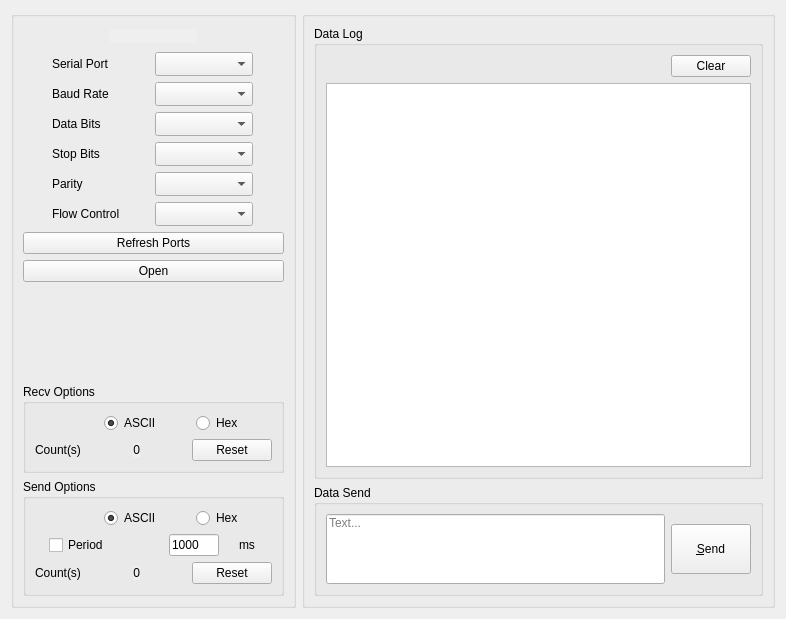
<?xml version="1.0" encoding="UTF-8"?>
<ui version="4.0">
 <class>Widget</class>
 <widget class="QWidget" name="Widget">
  <property name="geometry">
   <rect>
    <x>0</x>
    <y>0</y>
    <width>786</width>
    <height>619</height>
   </rect>
  </property>
  <property name="sizePolicy">
   <sizepolicy hsizetype="Preferred" vsizetype="Preferred">
    <horstretch>0</horstretch>
    <verstretch>0</verstretch>
   </sizepolicy>
  </property>
  <property name="minimumSize">
   <size>
    <width>786</width>
    <height>619</height>
   </size>
  </property>
  <property name="windowTitle">
   <string>Widget</string>
  </property>
  <layout class="QGridLayout" name="gridLayout_8">
   <item row="0" column="0">
    <layout class="QHBoxLayout" name="horizontalLayout_3">
     <item>
      <widget class="QGroupBox" name="groupBox_6">
       <property name="maximumSize">
        <size>
         <width>285</width>
         <height>16777215</height>
        </size>
       </property>
       <layout class="QGridLayout" name="gridLayout_7">
        <item row="0" column="0">
         <layout class="QHBoxLayout" name="horizontalLayout_18">
          <item>
           <spacer name="horizontalSpacer_3">
            <property name="orientation">
             <enum>Qt::Horizontal</enum>
            </property>
            <property name="sizeType">
             <enum>QSizePolicy::Expanding</enum>
            </property>
            <property name="sizeHint" stdset="0">
             <size>
              <width>40</width>
              <height>20</height>
             </size>
            </property>
           </spacer>
          </item>
          <item>
           <widget class="QLabel" name="currentTimeLabel">
            <property name="sizePolicy">
             <sizepolicy hsizetype="Expanding" vsizetype="Fixed">
              <horstretch>0</horstretch>
              <verstretch>0</verstretch>
             </sizepolicy>
            </property>
            <property name="layoutDirection">
             <enum>Qt::LeftToRight</enum>
            </property>
            <property name="autoFillBackground">
             <bool>true</bool>
            </property>
            <property name="text">
             <string/>
            </property>
            <property name="textFormat">
             <enum>Qt::AutoText</enum>
            </property>
            <property name="alignment">
             <set>Qt::AlignCenter</set>
            </property>
            <property name="wordWrap">
             <bool>false</bool>
            </property>
           </widget>
          </item>
          <item>
           <spacer name="horizontalSpacer">
            <property name="orientation">
             <enum>Qt::Horizontal</enum>
            </property>
            <property name="sizeHint" stdset="0">
             <size>
              <width>40</width>
              <height>20</height>
             </size>
            </property>
           </spacer>
          </item>
         </layout>
        </item>
        <item row="1" column="0">
         <layout class="QHBoxLayout" name="horizontalLayout_4">
          <property name="sizeConstraint">
           <enum>QLayout::SetFixedSize</enum>
          </property>
          <item>
           <layout class="QVBoxLayout" name="verticalLayout_5">
            <property name="sizeConstraint">
             <enum>QLayout::SetFixedSize</enum>
            </property>
            <property name="leftMargin">
             <number>0</number>
            </property>
            <property name="topMargin">
             <number>0</number>
            </property>
            <item>
             <widget class="QLabel" name="serialPortLabel">
              <property name="sizePolicy">
               <sizepolicy hsizetype="Fixed" vsizetype="Preferred">
                <horstretch>0</horstretch>
                <verstretch>0</verstretch>
               </sizepolicy>
              </property>
              <property name="text">
               <string>Serial Port</string>
              </property>
             </widget>
            </item>
            <item>
             <widget class="QLabel" name="baudrateLabel">
              <property name="sizePolicy">
               <sizepolicy hsizetype="Fixed" vsizetype="Preferred">
                <horstretch>0</horstretch>
                <verstretch>0</verstretch>
               </sizepolicy>
              </property>
              <property name="text">
               <string>Baud Rate</string>
              </property>
             </widget>
            </item>
            <item>
             <widget class="QLabel" name="databitsLabel">
              <property name="sizePolicy">
               <sizepolicy hsizetype="Fixed" vsizetype="Preferred">
                <horstretch>0</horstretch>
                <verstretch>0</verstretch>
               </sizepolicy>
              </property>
              <property name="text">
               <string>Data Bits</string>
              </property>
             </widget>
            </item>
            <item>
             <widget class="QLabel" name="stopbitsLabel">
              <property name="sizePolicy">
               <sizepolicy hsizetype="Fixed" vsizetype="Preferred">
                <horstretch>0</horstretch>
                <verstretch>0</verstretch>
               </sizepolicy>
              </property>
              <property name="text">
               <string>Stop Bits</string>
              </property>
             </widget>
            </item>
            <item>
             <widget class="QLabel" name="parityLabel">
              <property name="sizePolicy">
               <sizepolicy hsizetype="Fixed" vsizetype="Preferred">
                <horstretch>0</horstretch>
                <verstretch>0</verstretch>
               </sizepolicy>
              </property>
              <property name="text">
               <string>Parity</string>
              </property>
             </widget>
            </item>
            <item>
             <widget class="QLabel" name="flowControlLabel">
              <property name="sizePolicy">
               <sizepolicy hsizetype="Fixed" vsizetype="Preferred">
                <horstretch>0</horstretch>
                <verstretch>0</verstretch>
               </sizepolicy>
              </property>
              <property name="text">
               <string>Flow Control</string>
              </property>
             </widget>
            </item>
           </layout>
          </item>
          <item>
           <layout class="QVBoxLayout" name="verticalLayout_4">
            <property name="sizeConstraint">
             <enum>QLayout::SetFixedSize</enum>
            </property>
            <item>
             <widget class="QComboBox" name="serialPortComboxBox">
              <property name="sizePolicy">
               <sizepolicy hsizetype="Fixed" vsizetype="Fixed">
                <horstretch>0</horstretch>
                <verstretch>0</verstretch>
               </sizepolicy>
              </property>
              <property name="sizeAdjustPolicy">
               <enum>QComboBox::AdjustToMinimumContentsLengthWithIcon</enum>
              </property>
              <property name="minimumContentsLength">
               <number>6</number>
              </property>
             </widget>
            </item>
            <item>
             <widget class="QComboBox" name="baudrateComboBox">
              <property name="sizePolicy">
               <sizepolicy hsizetype="Fixed" vsizetype="Fixed">
                <horstretch>0</horstretch>
                <verstretch>0</verstretch>
               </sizepolicy>
              </property>
              <property name="currentText">
               <string/>
              </property>
              <property name="currentIndex">
               <number>-1</number>
              </property>
              <property name="sizeAdjustPolicy">
               <enum>QComboBox::AdjustToMinimumContentsLengthWithIcon</enum>
              </property>
              <property name="minimumContentsLength">
               <number>6</number>
              </property>
             </widget>
            </item>
            <item>
             <widget class="QComboBox" name="databitsComboBox">
              <property name="sizePolicy">
               <sizepolicy hsizetype="Fixed" vsizetype="Fixed">
                <horstretch>0</horstretch>
                <verstretch>0</verstretch>
               </sizepolicy>
              </property>
              <property name="currentText">
               <string/>
              </property>
              <property name="currentIndex">
               <number>-1</number>
              </property>
              <property name="sizeAdjustPolicy">
               <enum>QComboBox::AdjustToMinimumContentsLengthWithIcon</enum>
              </property>
              <property name="minimumContentsLength">
               <number>6</number>
              </property>
             </widget>
            </item>
            <item>
             <widget class="QComboBox" name="stopbitsComboBox">
              <property name="sizePolicy">
               <sizepolicy hsizetype="Fixed" vsizetype="Fixed">
                <horstretch>0</horstretch>
                <verstretch>0</verstretch>
               </sizepolicy>
              </property>
              <property name="currentText">
               <string/>
              </property>
              <property name="currentIndex">
               <number>-1</number>
              </property>
              <property name="sizeAdjustPolicy">
               <enum>QComboBox::AdjustToMinimumContentsLengthWithIcon</enum>
              </property>
              <property name="minimumContentsLength">
               <number>6</number>
              </property>
             </widget>
            </item>
            <item>
             <widget class="QComboBox" name="parityComboBox">
              <property name="sizePolicy">
               <sizepolicy hsizetype="Fixed" vsizetype="Fixed">
                <horstretch>0</horstretch>
                <verstretch>0</verstretch>
               </sizepolicy>
              </property>
              <property name="currentText">
               <string/>
              </property>
              <property name="currentIndex">
               <number>-1</number>
              </property>
              <property name="sizeAdjustPolicy">
               <enum>QComboBox::AdjustToMinimumContentsLengthWithIcon</enum>
              </property>
              <property name="minimumContentsLength">
               <number>6</number>
              </property>
             </widget>
            </item>
            <item>
             <widget class="QComboBox" name="flowControlComboBox">
              <property name="sizePolicy">
               <sizepolicy hsizetype="Fixed" vsizetype="Fixed">
                <horstretch>0</horstretch>
                <verstretch>0</verstretch>
               </sizepolicy>
              </property>
              <property name="currentText">
               <string/>
              </property>
              <property name="sizeAdjustPolicy">
               <enum>QComboBox::AdjustToMinimumContentsLengthWithIcon</enum>
              </property>
              <property name="minimumContentsLength">
               <number>6</number>
              </property>
             </widget>
            </item>
           </layout>
          </item>
         </layout>
        </item>
        <item row="2" column="0">
         <layout class="QHBoxLayout" name="horizontalLayout_5">
          <property name="sizeConstraint">
           <enum>QLayout::SetMinimumSize</enum>
          </property>
          <item>
           <layout class="QVBoxLayout" name="verticalLayout_6">
            <property name="sizeConstraint">
             <enum>QLayout::SetFixedSize</enum>
            </property>
            <item>
             <widget class="QPushButton" name="refreshPushButton">
              <property name="sizePolicy">
               <sizepolicy hsizetype="Preferred" vsizetype="Fixed">
                <horstretch>0</horstretch>
                <verstretch>0</verstretch>
               </sizepolicy>
              </property>
              <property name="text">
               <string>Refresh Ports</string>
              </property>
             </widget>
            </item>
            <item>
             <widget class="QPushButton" name="runPushButton">
              <property name="sizePolicy">
               <sizepolicy hsizetype="Preferred" vsizetype="Fixed">
                <horstretch>0</horstretch>
                <verstretch>0</verstretch>
               </sizepolicy>
              </property>
              <property name="text">
               <string>Open</string>
              </property>
             </widget>
            </item>
           </layout>
          </item>
         </layout>
        </item>
        <item row="3" column="0">
         <spacer name="verticalSpacer_3">
          <property name="orientation">
           <enum>Qt::Vertical</enum>
          </property>
          <property name="sizeType">
           <enum>QSizePolicy::Expanding</enum>
          </property>
          <property name="sizeHint" stdset="0">
           <size>
            <width>20</width>
            <height>24</height>
           </size>
          </property>
         </spacer>
        </item>
        <item row="4" column="0">
         <widget class="QGroupBox" name="groupBox_3">
          <property name="title">
           <string>Recv Options</string>
          </property>
          <layout class="QGridLayout" name="gridLayout_3">
           <item row="0" column="0">
            <layout class="QVBoxLayout" name="verticalLayout_7">
             <item>
              <layout class="QHBoxLayout" name="horizontalLayout_6">
               <property name="sizeConstraint">
                <enum>QLayout::SetFixedSize</enum>
               </property>
               <item>
                <spacer name="horizontalSpacer_4">
                 <property name="orientation">
                  <enum>Qt::Horizontal</enum>
                 </property>
                 <property name="sizeType">
                  <enum>QSizePolicy::Preferred</enum>
                 </property>
                 <property name="sizeHint" stdset="0">
                  <size>
                   <width>40</width>
                   <height>20</height>
                  </size>
                 </property>
                </spacer>
               </item>
               <item>
                <widget class="QRadioButton" name="isRecvAsciiRadioButton">
                 <property name="sizePolicy">
                  <sizepolicy hsizetype="Fixed" vsizetype="Fixed">
                   <horstretch>0</horstretch>
                   <verstretch>0</verstretch>
                  </sizepolicy>
                 </property>
                 <property name="minimumSize">
                  <size>
                   <width>0</width>
                   <height>20</height>
                  </size>
                 </property>
                 <property name="maximumSize">
                  <size>
                   <width>16777215</width>
                   <height>20</height>
                  </size>
                 </property>
                 <property name="text">
                  <string>ASCII</string>
                 </property>
                 <property name="checked">
                  <bool>true</bool>
                 </property>
                 <attribute name="buttonGroup">
                  <string notr="true">recvOptionsButtonGroup</string>
                 </attribute>
                </widget>
               </item>
               <item>
                <widget class="QRadioButton" name="isRecvHexRadioButton">
                 <property name="sizePolicy">
                  <sizepolicy hsizetype="Fixed" vsizetype="Fixed">
                   <horstretch>0</horstretch>
                   <verstretch>0</verstretch>
                  </sizepolicy>
                 </property>
                 <property name="maximumSize">
                  <size>
                   <width>16777215</width>
                   <height>20</height>
                  </size>
                 </property>
                 <property name="text">
                  <string>Hex</string>
                 </property>
                 <attribute name="buttonGroup">
                  <string notr="true">recvOptionsButtonGroup</string>
                 </attribute>
                </widget>
               </item>
              </layout>
             </item>
             <item>
              <layout class="QHBoxLayout" name="horizontalLayout_9">
               <item>
                <widget class="QLabel" name="recvCountLabel">
                 <property name="sizePolicy">
                  <sizepolicy hsizetype="Fixed" vsizetype="Fixed">
                   <horstretch>0</horstretch>
                   <verstretch>0</verstretch>
                  </sizepolicy>
                 </property>
                 <property name="text">
                  <string>Count(s)</string>
                 </property>
                </widget>
               </item>
               <item>
                <spacer name="horizontalSpacer_9">
                 <property name="orientation">
                  <enum>Qt::Horizontal</enum>
                 </property>
                 <property name="sizeHint" stdset="0">
                  <size>
                   <width>40</width>
                   <height>20</height>
                  </size>
                 </property>
                </spacer>
               </item>
               <item>
                <widget class="QLabel" name="recvCount">
                 <property name="sizePolicy">
                  <sizepolicy hsizetype="Fixed" vsizetype="Fixed">
                   <horstretch>0</horstretch>
                   <verstretch>0</verstretch>
                  </sizepolicy>
                 </property>
                 <property name="layoutDirection">
                  <enum>Qt::LeftToRight</enum>
                 </property>
                 <property name="autoFillBackground">
                  <bool>true</bool>
                 </property>
                 <property name="text">
                  <string>0</string>
                 </property>
                 <property name="textFormat">
                  <enum>Qt::AutoText</enum>
                 </property>
                 <property name="alignment">
                  <set>Qt::AlignRight|Qt::AlignTrailing|Qt::AlignVCenter</set>
                 </property>
                 <property name="wordWrap">
                  <bool>false</bool>
                 </property>
                </widget>
               </item>
               <item>
                <spacer name="horizontalSpacer_7">
                 <property name="orientation">
                  <enum>Qt::Horizontal</enum>
                 </property>
                 <property name="sizeHint" stdset="0">
                  <size>
                   <width>40</width>
                   <height>20</height>
                  </size>
                 </property>
                </spacer>
               </item>
               <item>
                <widget class="QPushButton" name="resetRecvCountPushButton">
                 <property name="sizePolicy">
                  <sizepolicy hsizetype="Fixed" vsizetype="Fixed">
                   <horstretch>0</horstretch>
                   <verstretch>0</verstretch>
                  </sizepolicy>
                 </property>
                 <property name="text">
                  <string>Reset</string>
                 </property>
                </widget>
               </item>
              </layout>
             </item>
            </layout>
           </item>
          </layout>
         </widget>
        </item>
        <item row="5" column="0">
         <widget class="QGroupBox" name="groupBox_4">
          <property name="title">
           <string>Send Options</string>
          </property>
          <layout class="QGridLayout" name="gridLayout_4">
           <item row="0" column="0">
            <layout class="QVBoxLayout" name="verticalLayout_8">
             <item>
              <layout class="QHBoxLayout" name="horizontalLayout_7">
               <item>
                <spacer name="horizontalSpacer_5">
                 <property name="orientation">
                  <enum>Qt::Horizontal</enum>
                 </property>
                 <property name="sizeType">
                  <enum>QSizePolicy::Preferred</enum>
                 </property>
                 <property name="sizeHint" stdset="0">
                  <size>
                   <width>40</width>
                   <height>20</height>
                  </size>
                 </property>
                </spacer>
               </item>
               <item>
                <widget class="QRadioButton" name="isSendAsciiRadioButton">
                 <property name="sizePolicy">
                  <sizepolicy hsizetype="Fixed" vsizetype="Fixed">
                   <horstretch>0</horstretch>
                   <verstretch>0</verstretch>
                  </sizepolicy>
                 </property>
                 <property name="minimumSize">
                  <size>
                   <width>0</width>
                   <height>20</height>
                  </size>
                 </property>
                 <property name="maximumSize">
                  <size>
                   <width>16777215</width>
                   <height>20</height>
                  </size>
                 </property>
                 <property name="text">
                  <string>ASCII</string>
                 </property>
                 <property name="checked">
                  <bool>true</bool>
                 </property>
                 <attribute name="buttonGroup">
                  <string notr="true">sendOptionsButtonGroup</string>
                 </attribute>
                </widget>
               </item>
               <item>
                <widget class="QRadioButton" name="isSendHexRadioButton">
                 <property name="sizePolicy">
                  <sizepolicy hsizetype="Fixed" vsizetype="Fixed">
                   <horstretch>0</horstretch>
                   <verstretch>0</verstretch>
                  </sizepolicy>
                 </property>
                 <property name="maximumSize">
                  <size>
                   <width>16777215</width>
                   <height>20</height>
                  </size>
                 </property>
                 <property name="text">
                  <string>Hex</string>
                 </property>
                 <attribute name="buttonGroup">
                  <string notr="true">sendOptionsButtonGroup</string>
                 </attribute>
                </widget>
               </item>
              </layout>
             </item>
             <item>
              <layout class="QHBoxLayout" name="horizontalLayout_8">
               <item>
                <widget class="QCheckBox" name="isPeriodCheckBox">
                 <property name="sizePolicy">
                  <sizepolicy hsizetype="Fixed" vsizetype="Fixed">
                   <horstretch>0</horstretch>
                   <verstretch>0</verstretch>
                  </sizepolicy>
                 </property>
                 <property name="text">
                  <string>Period</string>
                 </property>
                </widget>
               </item>
               <item>
                <spacer name="horizontalSpacer_6">
                 <property name="orientation">
                  <enum>Qt::Horizontal</enum>
                 </property>
                 <property name="sizeType">
                  <enum>QSizePolicy::Fixed</enum>
                 </property>
                 <property name="sizeHint" stdset="0">
                  <size>
                   <width>40</width>
                   <height>20</height>
                  </size>
                 </property>
                </spacer>
               </item>
               <item>
                <widget class="QLineEdit" name="repetitionLineEdit">
                 <property name="enabled">
                  <bool>true</bool>
                 </property>
                 <property name="maximumSize">
                  <size>
                   <width>50</width>
                   <height>16777215</height>
                  </size>
                 </property>
                 <property name="text">
                  <string>1000</string>
                 </property>
                 <property name="alignment">
                  <set>Qt::AlignJustify|Qt::AlignVCenter</set>
                 </property>
                </widget>
               </item>
               <item>
                <widget class="QLabel" name="msLabel">
                 <property name="sizePolicy">
                  <sizepolicy hsizetype="Fixed" vsizetype="Fixed">
                   <horstretch>0</horstretch>
                   <verstretch>0</verstretch>
                  </sizepolicy>
                 </property>
                 <property name="text">
                  <string>ms</string>
                 </property>
                </widget>
               </item>
              </layout>
             </item>
             <item>
              <layout class="QHBoxLayout" name="horizontalLayout_10">
               <item>
                <widget class="QLabel" name="sendCountLabel">
                 <property name="sizePolicy">
                  <sizepolicy hsizetype="Fixed" vsizetype="Fixed">
                   <horstretch>0</horstretch>
                   <verstretch>0</verstretch>
                  </sizepolicy>
                 </property>
                 <property name="text">
                  <string>Count(s)</string>
                 </property>
                </widget>
               </item>
               <item>
                <spacer name="horizontalSpacer_10">
                 <property name="orientation">
                  <enum>Qt::Horizontal</enum>
                 </property>
                 <property name="sizeHint" stdset="0">
                  <size>
                   <width>40</width>
                   <height>20</height>
                  </size>
                 </property>
                </spacer>
               </item>
               <item>
                <widget class="QLabel" name="sendCount">
                 <property name="sizePolicy">
                  <sizepolicy hsizetype="Fixed" vsizetype="Fixed">
                   <horstretch>0</horstretch>
                   <verstretch>0</verstretch>
                  </sizepolicy>
                 </property>
                 <property name="layoutDirection">
                  <enum>Qt::LeftToRight</enum>
                 </property>
                 <property name="autoFillBackground">
                  <bool>true</bool>
                 </property>
                 <property name="text">
                  <string>0</string>
                 </property>
                 <property name="textFormat">
                  <enum>Qt::AutoText</enum>
                 </property>
                 <property name="alignment">
                  <set>Qt::AlignRight|Qt::AlignTrailing|Qt::AlignVCenter</set>
                 </property>
                 <property name="wordWrap">
                  <bool>false</bool>
                 </property>
                </widget>
               </item>
               <item>
                <spacer name="horizontalSpacer_8">
                 <property name="orientation">
                  <enum>Qt::Horizontal</enum>
                 </property>
                 <property name="sizeHint" stdset="0">
                  <size>
                   <width>40</width>
                   <height>20</height>
                  </size>
                 </property>
                </spacer>
               </item>
               <item>
                <widget class="QPushButton" name="resetSendCountPushButton">
                 <property name="sizePolicy">
                  <sizepolicy hsizetype="Fixed" vsizetype="Fixed">
                   <horstretch>0</horstretch>
                   <verstretch>0</verstretch>
                  </sizepolicy>
                 </property>
                 <property name="text">
                  <string>Reset</string>
                 </property>
                </widget>
               </item>
              </layout>
             </item>
            </layout>
           </item>
          </layout>
         </widget>
        </item>
       </layout>
      </widget>
     </item>
     <item>
      <widget class="QGroupBox" name="groupBox_5">
       <property name="minimumSize">
        <size>
         <width>470</width>
         <height>0</height>
        </size>
       </property>
       <layout class="QGridLayout" name="gridLayout_6">
        <item row="0" column="0">
         <layout class="QGridLayout" name="gridLayout_5">
          <item row="0" column="0">
           <widget class="QGroupBox" name="groupBox_2">
            <property name="title">
             <string>Data Log</string>
            </property>
            <layout class="QGridLayout" name="gridLayout_2">
             <item row="0" column="0">
              <layout class="QVBoxLayout" name="verticalLayout">
               <item>
                <layout class="QHBoxLayout" name="horizontalLayout">
                 <item>
                  <spacer name="horizontalSpacer_2">
                   <property name="orientation">
                    <enum>Qt::Horizontal</enum>
                   </property>
                   <property name="sizeHint" stdset="0">
                    <size>
                     <width>40</width>
                     <height>20</height>
                    </size>
                   </property>
                  </spacer>
                 </item>
                 <item>
                  <widget class="QPushButton" name="clearPushButton">
                   <property name="text">
                    <string>Clear</string>
                   </property>
                  </widget>
                 </item>
                </layout>
               </item>
               <item>
                <widget class="QTextBrowser" name="dataLogTextBrowser">
                 <property name="minimumSize">
                  <size>
                   <width>400</width>
                   <height>0</height>
                  </size>
                 </property>
                </widget>
               </item>
              </layout>
             </item>
            </layout>
           </widget>
          </item>
          <item row="1" column="0">
           <widget class="QGroupBox" name="groupBox">
            <property name="enabled">
             <bool>true</bool>
            </property>
            <property name="sizePolicy">
             <sizepolicy hsizetype="Preferred" vsizetype="Fixed">
              <horstretch>0</horstretch>
              <verstretch>0</verstretch>
             </sizepolicy>
            </property>
            <property name="title">
             <string>Data Send</string>
            </property>
            <property name="flat">
             <bool>false</bool>
            </property>
            <layout class="QGridLayout" name="gridLayout">
             <item row="0" column="0">
              <layout class="QHBoxLayout" name="horizontalLayout_2">
               <item>
                <widget class="QLineEdit" name="dataSendLineEdit">
                 <property name="sizePolicy">
                  <sizepolicy hsizetype="Expanding" vsizetype="Expanding">
                   <horstretch>0</horstretch>
                   <verstretch>0</verstretch>
                  </sizepolicy>
                 </property>
                 <property name="minimumSize">
                  <size>
                   <width>200</width>
                   <height>70</height>
                  </size>
                 </property>
                 <property name="maximumSize">
                  <size>
                   <width>16777215</width>
                   <height>70</height>
                  </size>
                 </property>
                 <property name="alignment">
                  <set>Qt::AlignLeading|Qt::AlignLeft|Qt::AlignTop</set>
                 </property>
                 <property name="placeholderText">
                  <string>Text...</string>
                 </property>
                </widget>
               </item>
               <item>
                <widget class="QPushButton" name="sendPushButton">
                 <property name="sizePolicy">
                  <sizepolicy hsizetype="Fixed" vsizetype="Fixed">
                   <horstretch>0</horstretch>
                   <verstretch>0</verstretch>
                  </sizepolicy>
                 </property>
                 <property name="minimumSize">
                  <size>
                   <width>80</width>
                   <height>50</height>
                  </size>
                 </property>
                 <property name="text">
                  <string>&amp;Send</string>
                 </property>
                </widget>
               </item>
              </layout>
             </item>
            </layout>
           </widget>
          </item>
         </layout>
        </item>
       </layout>
      </widget>
     </item>
    </layout>
   </item>
  </layout>
 </widget>
 <tabstops>
  <tabstop>flowControlComboBox</tabstop>
 </tabstops>
 <resources/>
 <connections/>
 <buttongroups>
  <buttongroup name="sendOptionsButtonGroup"/>
  <buttongroup name="recvOptionsButtonGroup"/>
 </buttongroups>
</ui>
